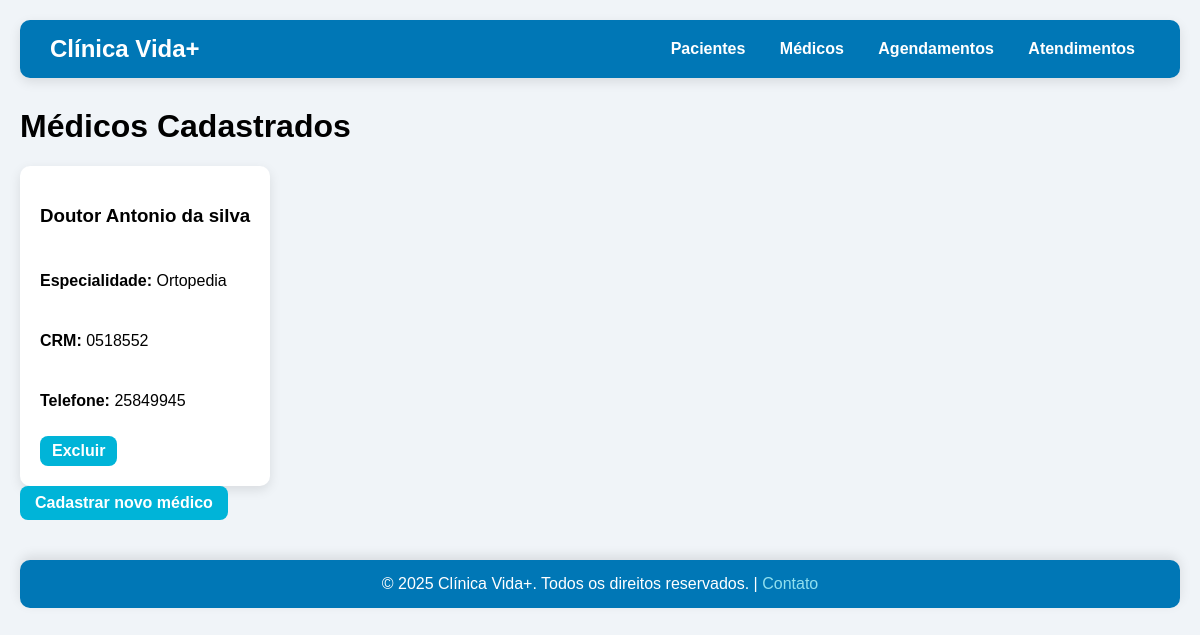
The page /medicos on the database as committed earlier.
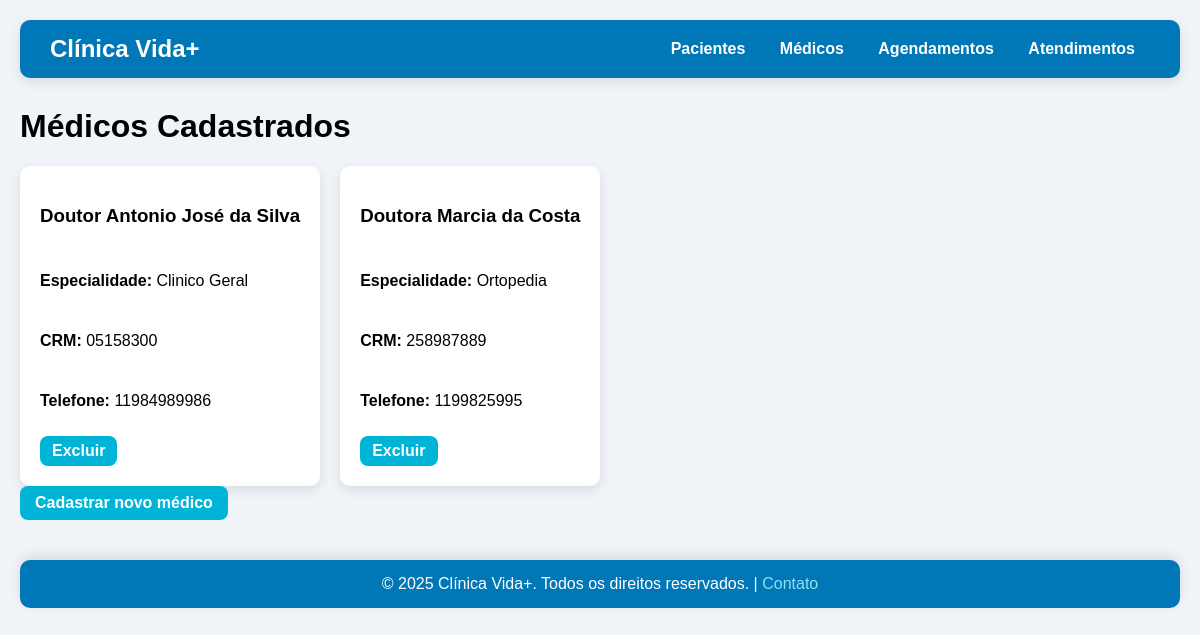
The same page on the database as committed later.
### app.py (models this page shows)
class Medico(db.Model):
    id = db.Column(db.Integer, primary_key=True)
    nome = db.Column(db.String(100), nullable=False)
    especialidade = db.Column(db.String(100), nullable=False)
    crm = db.Column(db.String(20), nullable=False)
    telefone = db.Column(db.String(20))
    agendamentos = db.relationship('Agendamento', backref='medico', lazy=True, cascade="all, delete")

### app.py (the view)
@app.route('/medicos')
def lista_medicos():
    medicos = Medico.query.all()
    return render_template('medicos.html', medicos=medicos)

### templates/medicos.html
{% extends "base.html" %}
{% block content %}
<h1>Médicos Cadastrados</h1>
<div class="cards-container">
    {% for medico in medicos %}
    <div class="card paciente-card">
        <h3>{{ medico.nome }}</h3>
        <p><strong>Especialidade:</strong> {{ medico.especialidade }}</p>
        <p><strong>CRM:</strong> {{ medico.crm }}</p>
        <p><strong>Telefone:</strong> {{ medico.telefone }}</p>
        <div class="acoes">
            <a href="{{ url_for('excluir_medico', id=medico.id) }}" class="btn btn-voltar"
               onclick="return confirm('Tem certeza que deseja excluir este médico?')">Excluir</a>
        </div>
    </div>
    {% endfor %}
</div>
<a href="{{ url_for('cadastrar_medico') }}" class="btn">Cadastrar novo médico</a>
{% endblock %}

Rows that differ between the two databases and show on the page:
changed Medico: nome "Doutor Antonio da silva" → "Doutor Antonio José da Silva"; especialidade "Ortopedia" → "Clinico Geral"; crm "0518552" → "05158300"; telefone "25849945" → "11984989986"
added Medico: nome "Doutora Marcia da Costa", especialidade "Ortopedia", crm "258987889", telefone "1199825995"
